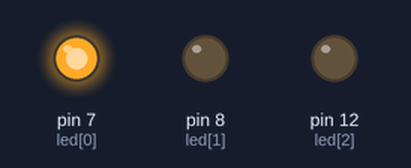
Simulated run of this sketch. Board: Arduino Uno, built with avr-gcc and run on an emulated ATmega328P. On the bench: output pins drawn as LEDs (lit = HIGH).

Above: at 0.5 s.
At 2.5 s:
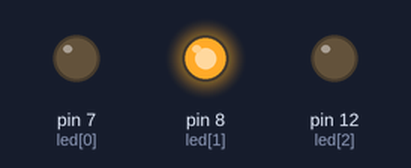
At 4.5 s:
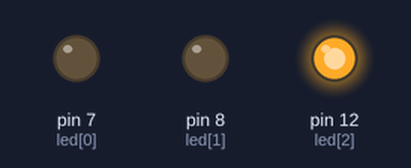
At 9.5 s:
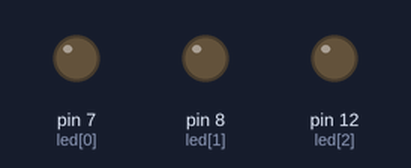
Timing chart, 0 to 10.4 s (numbered marks = the images above):
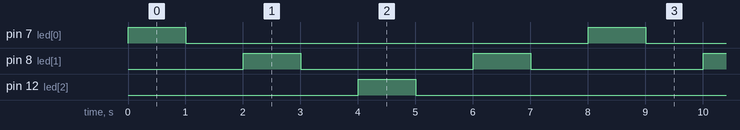

Measured:
- by itself, pin 7 (led[0]), pin 12 (led[2]): alternates HIGH for 1.0 s and LOW for 7.0 s
- by itself, pin 8 (led[1]): alternates HIGH for 1.0 s and LOW for 3.0 s
- by itself, everything shown: repeats every 8.0 s, in 8 steps

The sketch:

lab03.ino
```cpp
// Filename: lab03.ino
// Description: AaPaTo Maker Course 2016 week2 lab03 sample code
// Author: Jevan Chan <jevan0307@gmail.com>
// Last update: Dec 16, 2016

// 宣告一個長度是 3 的整數陣列，並將腳位編號放到陣列中
int led[3] = {7, 8, 12};
// 整數變數紀錄現在亮的是哪一顆 LED 燈
int lightLED;
// 整數變數紀錄現在是正序亮燈還是逆序亮燈
int direction;

void setup() {
    // 初始化輸出腳位
    pinMode(led[0], OUTPUT);
    pinMode(led[1], OUTPUT);
    pinMode(led[2], OUTPUT);
}

void loop() {
    // 正序亮燈
    for(int lightLED = 0; lightLED <= 2; lightLED++){
        // 亮起 LED 燈
        digitalWrite(led[lightLED], HIGH);
        delay(1000);
        // 熄滅 LED 燈
        digitalWrite(led[lightLED], LOW);
        delay(1000);
    }

    // 逆序亮燈
    // 頭尾編號跳過，如果沒有跳過的話頭尾兩顆 LED 燈會在同一次循環中亮兩次
    for(int lightLED = 2 - 1; lightLED >= 0 + 1; lightLED--){
        // 亮起 LED 燈
        digitalWrite(led[lightLED], HIGH);
        delay(1000);
        // 熄滅 LED 燈
        digitalWrite(led[lightLED], LOW);
        delay(1000);
    }
}
```
